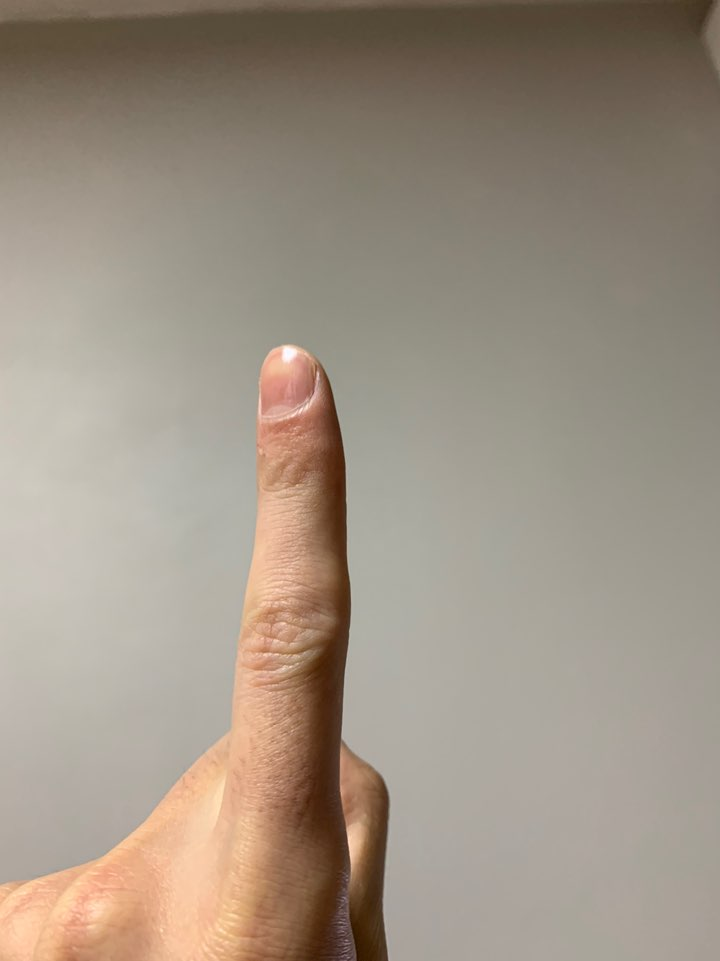
#> input picture data/one/fingerOne_.jpeg, 720 x 961 px; its folder holds only this picture in this run
$ python genBinfile.py   (older library calls are emulated)
#> lines starting #> are read from the running program, lines starting #| are printed output that depends on the picture
import PIL
from PIL import Image
import numpy as np
import os
import matplotlib.pyplot as plt
import glob

# data directory
input = os.getcwd() + "/data"
output = os.getcwd() + "/data/data.bin"
imageSize = 32
imageDepth = 3
debugEncodedImage = False

def listdir_nohidden(path):
    return glob.glob(os.path.join(path, '*'))

# show given image on the window for debug
def showImage(r, g, b):
    temp = []
    for i in range(len(r)):
        temp.append(r[i])
        temp.append(g[i])
        temp.append(b[i])
    show = np.array(temp).reshape(imageSize, imageSize, imageDepth)
    plt.imshow(show, interpolation='nearest')
    plt.show()

# convert to binary bitmap given image and write to law output file
def writeBinaray(outputFile, imagePath, label):
#> called with imagePath = 'data/one/fingerOne_.jpeg', label = 0
    img = Image.open(imagePath)
#> img is the input picture: PIL image 720x961 RGB; mean R, G, B 158.2, 146.1, 131.9
    img = img.resize((imageSize, imageSize), PIL.Image.ANTIALIAS)
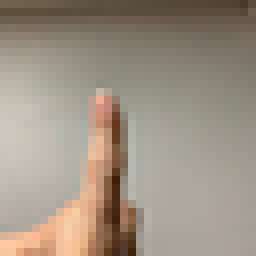
#> img: PIL image 32x32 RGB (shown 8 times larger); mean R, G, B 158.1, 146.1, 131.9
    img = (np.array(img))

    r = img[:,:,0].flatten()
#> r = 1024 values, max 255 at index 960, min 62 at index 1008, mean 158.1
    g = img[:,:,1].flatten()
#> g = 1024 values, max 206 at index 841, min 29 at index 718, mean 146.1
    b = img[:,:,2].flatten()
#> b = 1024 values, max 190 at index 480, min 5 at index 718, mean 131.9
    label = [label]

    out = np.array(list(label) + list(r) + list(g) + list(b), np.uint8)
#> out = 3073 values, max 255 at index 961, min 0 at index 0, mean 145.3
    outputFile.write(out.tobytes())

    # if you want to show the encoded image. set up 'debugEncodedImage' flag
    if debugEncodedImage:
        showImage(r, g, b)

subDirs = os.listdir(input)
numberOfClasses = len(input)

try:
    os.remove(output)
except OSError:
    pass

outputFile = open(output, "ab")
label = -1
totalImageCount = 0
labelMap = []

for subDir in subDirs:
    subDirPath = os.path.join(input, subDir)

    # filter not directory
    if not os.path.isdir(subDirPath):
        continue

    # imageFileList = os.listdir(subDirPath)
    imageFileList = listdir_nohidden(subDirPath)
    label += 1

    print("writing %3d images, %s" % (len(imageFileList), subDirPath))
    totalImageCount += len(imageFileList)
    labelMap.append([label, subDir])

    for imageFile in imageFileList:
        imagePath = os.path.join(subDirPath, imageFile)
        writeBinaray(outputFile, imagePath, label)
#> pass 2 of the loop `for subDir in subDirs:`:
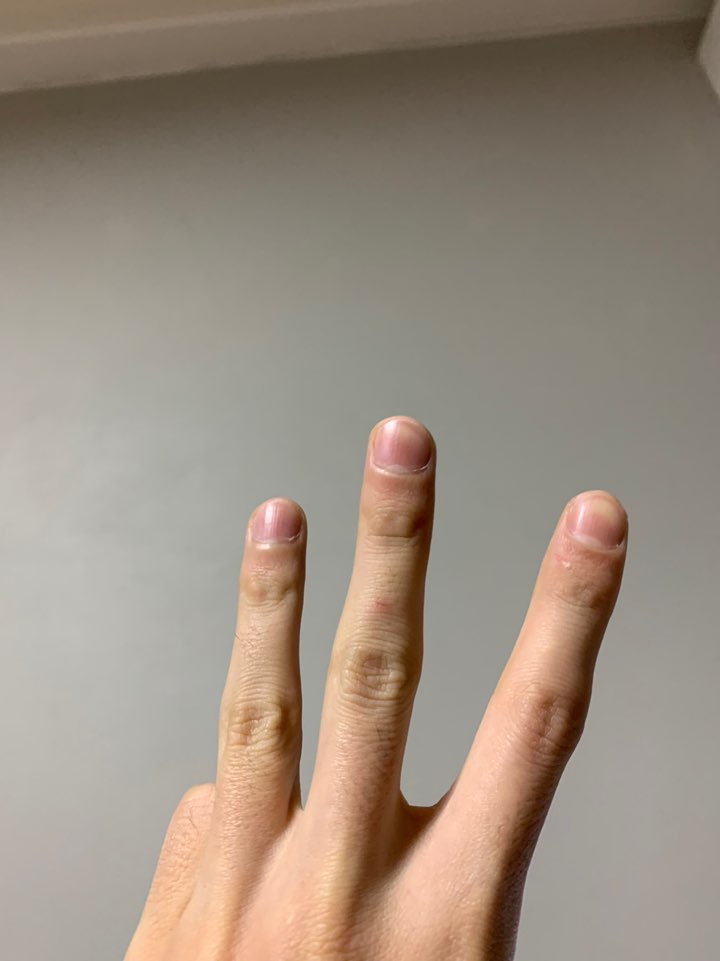
#> input picture data/three/fingerThree.jpeg, 720 x 961 px
#> in writeBinaray, img is the input picture: PIL image 720x961 RGB; mean R, G, B 154.5, 141.1, 127.5
#> in writeBinaray (call 2), `img = img.resize((imageSize, imageSize), PIL.Image.ANTIALIAS)`:
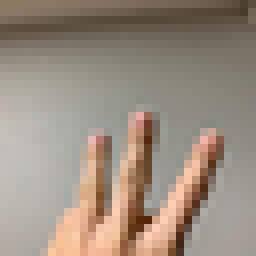
#> img: PIL image 32x32 RGB (shown 8 times larger); mean R, G, B 154.5, 141.1, 127.5
#> r = 1024 values, max 255 at index 821, min 64 at index 982, mean 154.5
#> g = 1024 values, max 208 at index 846, min 37 at index 882, mean 141.1
#> b = 1024 values, max 186 at index 512, min 5 at index 881, mean 127.5
#> out = 3073 values, max 255 at index 822, min 1 at index 0, mean 141
#> pass 3 of the loop `for subDir in subDirs:`:
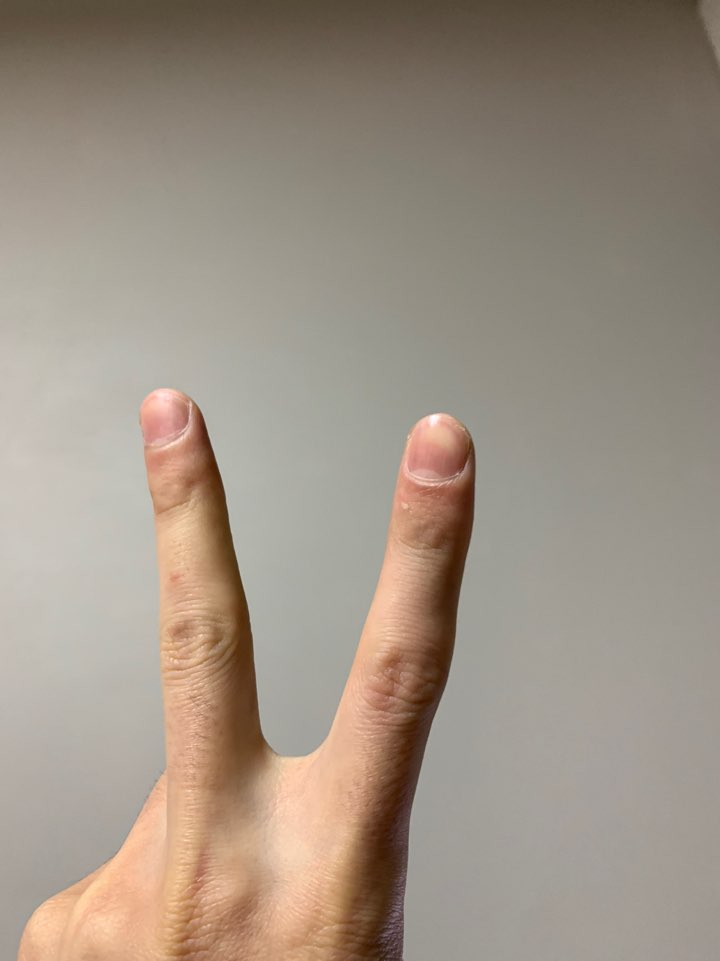
#> input picture data/two/fingerTwo.jpeg, 720 x 961 px
#> in writeBinaray, img is the input picture: PIL image 720x961 RGB; mean R, G, B 158.3, 145.9, 132.7
#> in writeBinaray (call 3), `img = img.resize((imageSize, imageSize), PIL.Image.ANTIALIAS)`:
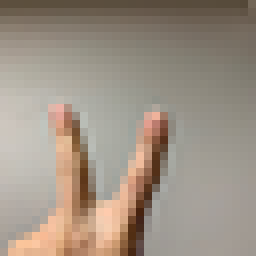
#> img: PIL image 32x32 RGB (shown 8 times larger); mean R, G, B 158.3, 146, 132.7
#> r = 1024 values, max 254 at index 845, min 66 at index 881, mean 158.3
#> g = 1024 values, max 206 at index 909, min 33 at index 849, mean 146
#> b = 1024 values, max 192 at index 576, min 14 at index 849, mean 132.7
#> out = 3073 values, max 254 at index 846, min 2 at index 0, mean 145.6

outputFile.close()
print("Total image count: ", totalImageCount)
print("Succeed, Generate the Binary file")
print("You can find the binary file : ", output)
print("Label MAP: ", labelMap)
